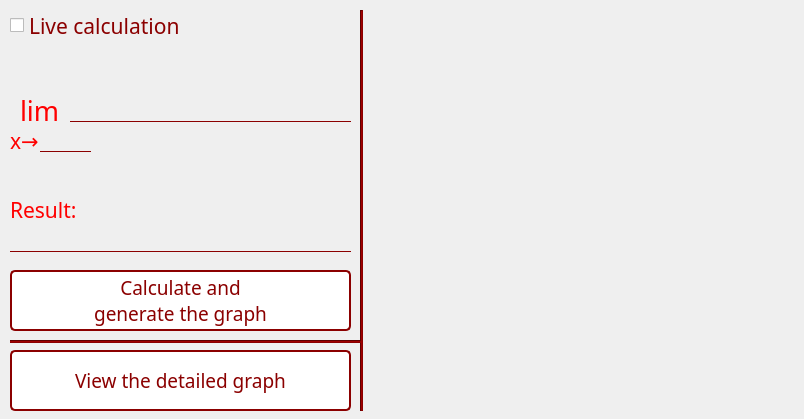
<?xml version="1.0" encoding="UTF-8"?>
<ui version="4.0">
 <class>MainWindow</class>
 <widget class="QMainWindow" name="MainWindow">
  <property name="geometry">
   <rect>
    <x>0</x>
    <y>0</y>
    <width>804</width>
    <height>419</height>
   </rect>
  </property>
  <property name="minimumSize">
   <size>
    <width>804</width>
    <height>419</height>
   </size>
  </property>
  <property name="maximumSize">
   <size>
    <width>804</width>
    <height>419</height>
   </size>
  </property>
  <property name="font">
   <font>
    <pointsize>16</pointsize>
   </font>
  </property>
  <property name="windowTitle">
   <string>NoLimit Math v1.4 - SYMPY VERSION- by SM</string>
  </property>
  <property name="windowIcon">
   <iconset>
    <normaloff>../icona.png</normaloff>../icona.png</iconset>
  </property>
  <property name="styleSheet">
   <string notr="true"/>
  </property>
  <widget class="QWidget" name="centralwidget">
   <widget class="QLabel" name="labelResult">
    <property name="geometry">
     <rect>
      <x>10</x>
      <y>200</y>
      <width>71</width>
      <height>20</height>
     </rect>
    </property>
    <property name="font">
     <font>
      <family>Rockwell</family>
      <pointsize>16</pointsize>
     </font>
    </property>
    <property name="styleSheet">
     <string notr="true">color:#ff0000;font-family:Rockwell;</string>
    </property>
    <property name="text">
     <string>Result:</string>
    </property>
   </widget>
   <widget class="QLabel" name="labelLim">
    <property name="geometry">
     <rect>
      <x>20</x>
      <y>100</y>
      <width>41</width>
      <height>21</height>
     </rect>
    </property>
    <property name="font">
     <font>
      <family>Rockwell</family>
      <pointsize>20</pointsize>
     </font>
    </property>
    <property name="styleSheet">
     <string notr="true">color:#ff0000;font-family:Rockwell;</string>
    </property>
    <property name="text">
     <string>lim</string>
    </property>
   </widget>
   <widget class="QPushButton" name="calculate">
    <property name="geometry">
     <rect>
      <x>10</x>
      <y>270</y>
      <width>341</width>
      <height>61</height>
     </rect>
    </property>
    <property name="font">
     <font>
      <family>Rockwell</family>
      <pointsize>14</pointsize>
     </font>
    </property>
    <property name="styleSheet">
     <string notr="true">QPushButton
{
background-color:white;
color:darkred;
border:2px solid darkred;
border-radius:5px;
font-family:Rockwell;
}
QPushButton:hover
{
background-color:darkred;
color:white;
}
QPushButton:pressed
{
background-color:red;
border:0px;
}</string>
    </property>
    <property name="text">
     <string>Calculate and
generate the graph</string>
    </property>
   </widget>
   <widget class="QWidget" name="verticalLayoutWidget">
    <property name="geometry">
     <rect>
      <x>370</x>
      <y>10</y>
      <width>431</width>
      <height>401</height>
     </rect>
    </property>
    <layout class="QVBoxLayout" name="layout_plot"/>
   </widget>
   <widget class="QPushButton" name="show_details">
    <property name="enabled">
     <bool>false</bool>
    </property>
    <property name="geometry">
     <rect>
      <x>10</x>
      <y>350</y>
      <width>341</width>
      <height>61</height>
     </rect>
    </property>
    <property name="font">
     <font>
      <family>Rockwell</family>
      <pointsize>14</pointsize>
     </font>
    </property>
    <property name="styleSheet">
     <string notr="true">QPushButton
{
background-color:white;
color:darkred;
border:2px solid darkred;
border-radius:5px;
font-family:Rockwell;
}
QPushButton:hover
{
background-color:darkred;
color:white;
}
QPushButton:pressed
{
background-color:red;
border:0px;
}</string>
    </property>
    <property name="text">
     <string>View the detailed graph</string>
    </property>
   </widget>
   <widget class="QLineEdit" name="result">
    <property name="geometry">
     <rect>
      <x>10</x>
      <y>220</y>
      <width>341</width>
      <height>32</height>
     </rect>
    </property>
    <property name="styleSheet">
     <string notr="true">QLineEdit{background-color:transparent;color:darkred;border:0px solid transparent;border-bottom:1px solid darkred;opacity:.7;font-family:Rockwell;} QLineEdit:focus{border-bottom:2px solid red;opacity:1;background-color:transparent;}</string>
    </property>
    <property name="readOnly">
     <bool>true</bool>
    </property>
   </widget>
   <widget class="QLineEdit" name="limit_expression">
    <property name="geometry">
     <rect>
      <x>70</x>
      <y>90</y>
      <width>281</width>
      <height>32</height>
     </rect>
    </property>
    <property name="styleSheet">
     <string notr="true">QLineEdit{background-color:transparent;color:darkred;border:0px solid transparent;border-bottom:1px solid darkred;opacity:.7;font-family:Rockwell;} QLineEdit:focus{border-bottom:2px solid red;opacity:1;background-color:transparent;}</string>
    </property>
   </widget>
   <widget class="QLineEdit" name="limit_value">
    <property name="geometry">
     <rect>
      <x>40</x>
      <y>120</y>
      <width>51</width>
      <height>32</height>
     </rect>
    </property>
    <property name="styleSheet">
     <string notr="true">QLineEdit{background-color:transparent;color:darkred;border:0px solid transparent;border-bottom:1px solid darkred;opacity:.7;font-family:Rockwell;} QLineEdit:focus{border-bottom:2px solid red;opacity:1;background-color:transparent;}</string>
    </property>
   </widget>
   <widget class="QLabel" name="labelX">
    <property name="geometry">
     <rect>
      <x>10</x>
      <y>130</y>
      <width>41</width>
      <height>21</height>
     </rect>
    </property>
    <property name="font">
     <font>
      <family>Rockwell</family>
     </font>
    </property>
    <property name="styleSheet">
     <string notr="true">color:#ff0000;font-family:Rockwell;</string>
    </property>
    <property name="text">
     <string>x→</string>
    </property>
   </widget>
   <widget class="Line" name="line">
    <property name="geometry">
     <rect>
      <x>360</x>
      <y>10</y>
      <width>3</width>
      <height>401</height>
     </rect>
    </property>
    <property name="styleSheet">
     <string notr="true">background-color:darkred;</string>
    </property>
    <property name="orientation">
     <enum>Qt::Vertical</enum>
    </property>
   </widget>
   <widget class="Line" name="line_2">
    <property name="geometry">
     <rect>
      <x>10</x>
      <y>340</y>
      <width>351</width>
      <height>3</height>
     </rect>
    </property>
    <property name="styleSheet">
     <string notr="true">background-color:darkred;</string>
    </property>
    <property name="orientation">
     <enum>Qt::Horizontal</enum>
    </property>
   </widget>
   <widget class="QCheckBox" name="liveCheck">
    <property name="geometry">
     <rect>
      <x>10</x>
      <y>10</y>
      <width>341</width>
      <height>31</height>
     </rect>
    </property>
    <property name="font">
     <font>
      <family>Rockwell</family>
     </font>
    </property>
    <property name="styleSheet">
     <string notr="true">color:darkred;
font-family:Rockwell;</string>
    </property>
    <property name="text">
     <string>Live calculation</string>
    </property>
   </widget>
  </widget>
  <action name="actionabout">
   <property name="text">
    <string>&amp;about</string>
   </property>
  </action>
 </widget>
 <resources/>
 <connections/>
</ui>
